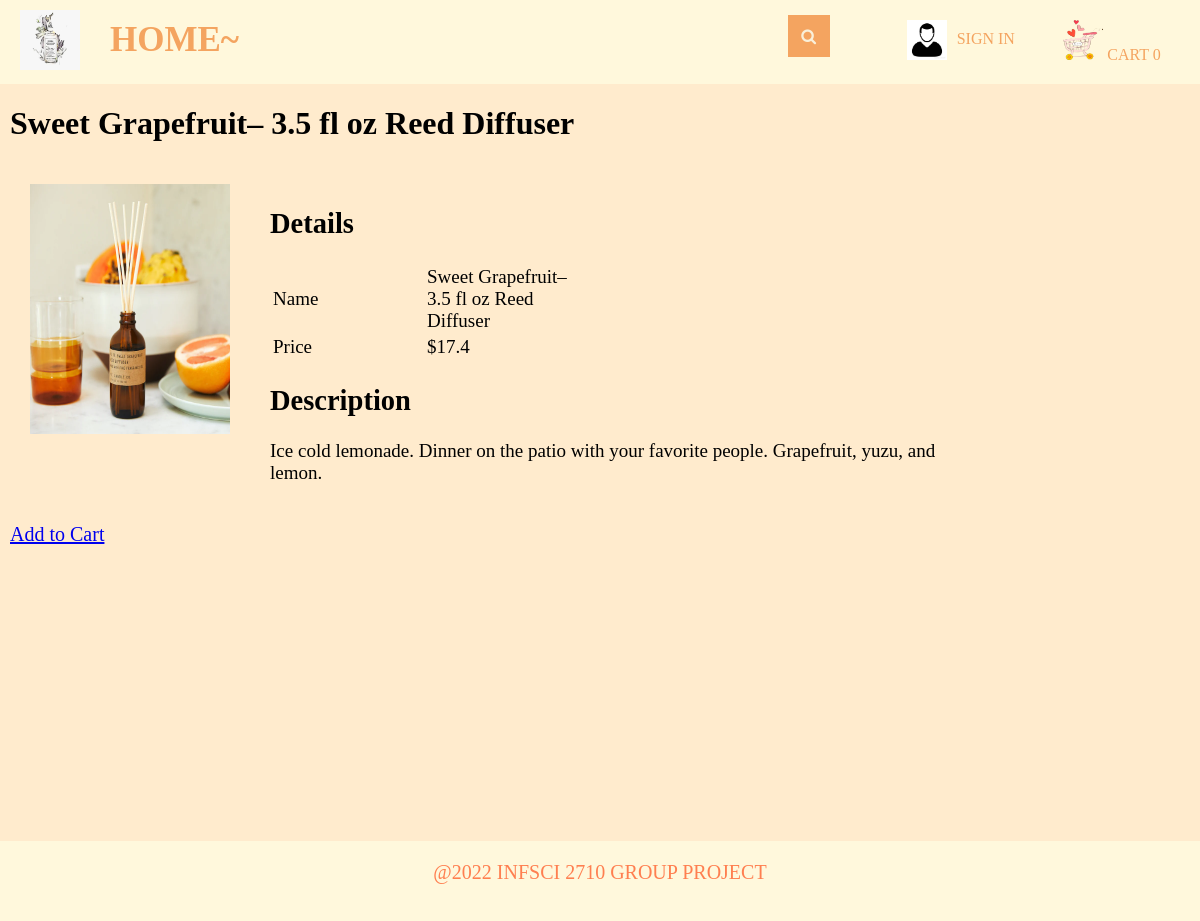
/productDescription?productId=2, run on the app's committed database.
### tables this page shows
CREATE TABLE "products" (
  "productId" INTEGER,
  "name" TEXT,
  "inventory" INTEGER,
  "price" REAL,
  "description" TEXT,
  "image" TEXT,
  "productKindId" INTEGER,
  "scent_id" INTEGER,
  CONSTRAINT "PRODUCTS_PK" PRIMARY KEY ("productId"),
  CONSTRAINT "FK_products_product_kind" FOREIGN KEY ("productKindId") REFERENCES "product_kind" ("productKindId") ON DELETE NO ACTION ON UPDATE NO ACTION,
  CONSTRAINT "products_FK" FOREIGN KEY ("scent_id") REFERENCES "scent" ("scent_id") ON DELETE NO ACTION ON UPDATE NO ACTION,
  CONSTRAINT "inventory_constrains" CHECK (inventory>=0)
);

### main.py (the view)
@app.route("/productDescription")
def productDescription():
    loggedIn, firstName, noOfItems = getLoginDetails()
    productId = request.args.get('productId')
    with sqlite3.connect('database.db') as conn:
        cur = conn.cursor()
        cur.execute('SELECT productId, name, price, description, image FROM products WHERE productId = ?',
                    (productId,))
        productData = cur.fetchone()
    conn.close()
    return render_template("productDescription.html", data=productData, loggedIn=loggedIn, firstName=firstName,
                           noOfItems=noOfItems)

### main.py (called while the page is built)
def getLoginDetails():
    with sqlite3.connect('database.db') as conn:
        cur = conn.cursor()
        if 'email' not in session:
            loggedIn = False
            firstName = ''
            noOfItems = 0
        else:
            loggedIn = True
            cur.execute("SELECT customer_id, firstName FROM customers WHERE email = ?", (session['email'],))
            customer_id, firstName = cur.fetchone()
            cur.execute("SELECT count(productId) FROM cart WHERE userId = ?", (customer_id,))
            noOfItems = cur.fetchone()[0]
    conn.close()
    return (loggedIn, firstName, noOfItems)

### templates/productDescription.html (shortened to what this page needs)
<!DOCTYPE HTML>
<html>
<head>
    <link rel="stylesheet" href={{url_for('static', filename='css/productDescription.css')}} />
    <link rel="stylesheet" href={{url_for('static', filename='css/bodyGeneral.css')}} />
    <link rel="stylesheet" href={{ url_for('static', filename='css/topStyle.css')}} />
    <link rel="stylesheet" href={{ url_for('static', filename='css/footer.css') }} />
    <link rel="stylesheet" href="https://maxcdn.bootstrapcdn.com/font-awesome/4.5.0/css/font-awesome.min.css">
</head>
<body>
    <div id="title">
            <a href="/logout">
                <img id="logo" src= {{ url_for('static', filename='images/logo.png') }} />
            </a>
            <div class="home_btn">
                <a href="/home">
                    <strong>HOME~</strong>
                </a>
            </div>
            <div class = "Search">
                <form>
		            <input id="searchBox" type="text" name="searchQuery" placeholder="SEARCH....">
		            <button id="searchButton" type="submit" value="Search"></button>
		        </form>
            </div>
            {% if not loggedIn %}
            <div id="signInButton">
                <img id = "client " src= {{ url_for('static', filename='images/client.png')}}/>
                <a class="link" href="/loginForm">SIGN IN</a>
            </div>
        {% endif %}
        <div id="cart">
            <a class="link" href="/cart">
                <img src={{url_for('static', filename='images/shoppingCart.png')}} id="cartIcon" />
                CART {{noOfItems}}
            </a>
        </div>
        </div>
    <div class="display_product">
        <div id="productName">
            <h1>{{data[1]}}</h1>
        </div>
        <div>
            <img src={{url_for('static', filename='uploads/'+data[4]) }} id="productImage"/>
        </div>
        <div id="productDescription">
            <h2>Details</h2>
            <table id="descriptionTable">
                <tr>
                    <td>Name</td>
                    <td>{{data[1]}}</td>
                </tr>
                <tr>
                    <td>Price</td>
                    <td>${{data[2]}}</td>
                </tr>
            </table>
            <h2>Description</h2>
            <p>{{data[3]}}</p>
        </div>
        <div id="addToCart">
            <a href="/addToCart?productId={{request.args.get('productId')}}">Add to Cart</a>
        </div>
    </div>
    <footer>
        <div class="footer_container">
            <p>@2022 INFSCI 2710 GROUP PROJECT</p>
        </div>
    </footer>
</body>
</html>

### static/css/productDescription.css (style rules this page uses)
#productImage { height: 250px; width: 200px; margin-left: 20px; margin-right: 20px; margin-top: 20px; margin-bottom: 20px; display: inline-block; float: left; }
#productDescription { margin-left: 20px; margin-right: 20px; margin-top: 20px; margin-bottom: 20px; display: inline-block; font-size: 19px; width: 60%; }
#descriptionTable td { width: 150px; }
#addToCart { font-size: 20px; }

### static/css/bodyGeneral.css (style rules this page uses)
html,body { margin: 0; padding: 0; height: 100%; }
body { background: blanchedalmond; }
#cartItems, .display_product, .display_profile, .display_frame, .display_store { width: 98%; margin-left: 10px; margin-right: 10px; height: 100%; position:relative; top:84px; }

### static/css/topStyle.css (style rules this page uses)
#logo { height: 60px; width: 60px; margin-left: 20px; margin-top: 10px; margin-bottom: 10px; margin-right: 20px; float: left; }
#title { background-color: cornsilk; height: 84px; position: fixed; top:0px; display: flex; width: 100%; margin-bottom: 0px; z-index: 2; }
.home_btn { height: 64px; margin-bottom: 10px; margin-top:10px; padding: 10px; }
.home_btn a { position: relative; text-align: center; text-decoration: none; font-family: "Palace Script MT"; font-size: 35px; color: sandybrown; }
.Search { width: 70%; }
.Search form { padding:15px; height: 100%; }
.Search input { height: 42px; width: 0; padding: 0 42px 0 15px; border: none; border-bottom: 2px solid transparent; outline: none; background: transparent; transition: .4s cubic-bezier(0, 0.8, 0, 1); position: relative; top: 0; right:0; float: right; z-index: 2; font-family: "Palace Script MT"; font-size:20px; }
.Search button { background: sandybrown; border: none; height: 42px; width: 42px; position: relative; top: 0; right: 0; float: right; margin-right: -15px; cursor: pointer; }
.Search button:before { content: "\f002"; font-family: FontAwesome; font-size: 16px; color: #F9F0DA; }
#signInButton { width: 15%; display: flex; color: yellow; margin-top: 20px; margin-bottom: 20px; margin-left: 20px; margin-right: 20px; float: left; }
#signInButton img { width: 40px; height: 40px; }
#signInButton a { position: relative; bottom: 0; text-align: center; padding: 10px; }
#cart { width: 15%; color: white; margin-top: 20px; margin-bottom: 20px; float: left; }
#cart img { width: 40px; height: 40px; }
#cartIcon { height: 30px; width: 30px; }
#cart a, #signInButton a { text-decoration: none; font-family: "Palace Script MT"; color: sandybrown; }

### static/css/footer.css (style rules this page uses)
footer { background: cornsilk; display: block; position: relative; bottom: 0; width: 100%; height: 10%; z-index: 10000; }
.footer_container p { position: relative; top: 20px; color: coral; text-align: center; font-family: "Times New Roman"; font-size: 20px; }

### data on the page
products: name "Sweet Grapefruit– 3.5 fl oz Reed Diffuser", image (picture), price "17.4", description "Ice cold lemonade. Dinner on the patio with your favorite people. Grapefruit, yuzu, and lemon."

### other printed values
{{ noOfItems }} "0"
